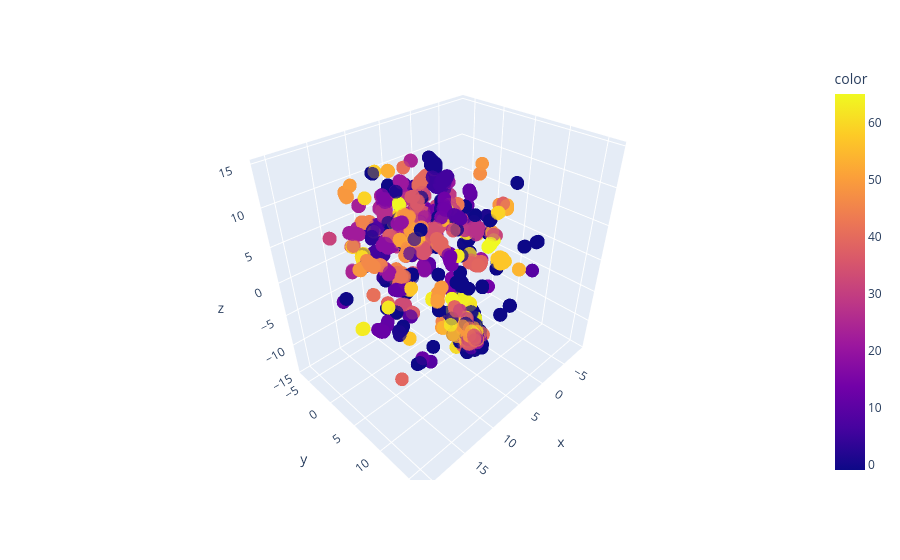

Here is the notebook cell this chart was saved with:
### Code cell
fig = px.scatter_3d(
    x=umap_3d[:, 0],
    y=umap_3d[:, 1],
    z=umap_3d[:, 2],
    color=labels,
    opacity=0.7,
    size_max=3
)
fig.show()

### Figure 1 — Plotly figure (JSON) as saved in the notebook; plotly's stock layout.template omitted (floating-point values rounded to 4 significant figures; data arrays with more than 128 entries replaced by an {"elided": "..."} marker saying what was removed)
{"data": [{"hovertemplate": "x=%{x}<br>y=%{y}<br>z=%{z}<br>color=%{marker.color}<extra></extra>", "legendgroup": "", "marker": {"color": {"elided": "22290 int values"}, "coloraxis": "coloraxis", "opacity": 0.7, "symbol": "circle"}, "mode": "markers", "name": "", "scene": "scene", "showlegend": false, "type": "scatter3d", "x": {"elided": "22290 float values"}, "y": {"elided": "22290 float values"}, "z": {"elided": "22290 float values"}}], "layout": {"coloraxis": {"colorbar": {"title": {"text": "color"}}, "colorscale": [[0, "#0d0887"], [0.1111, "#46039f"], [0.2222, "#7201a8"], [0.3333, "#9c179e"], [0.4444, "#bd3786"], [0.5556, "#d8576b"], [0.6667, "#ed7953"], [0.7778, "#fb9f3a"], [0.8889, "#fdca26"], [1, "#f0f921"]]}, "legend": {"tracegroupgap": 0}, "margin": {"t": 60}, "scene": {"domain": {"x": [0, 1], "y": [0, 1]}, "xaxis": {"title": {"text": "x"}}, "yaxis": {"title": {"text": "y"}}, "zaxis": {"title": {"text": "z"}}}}}
